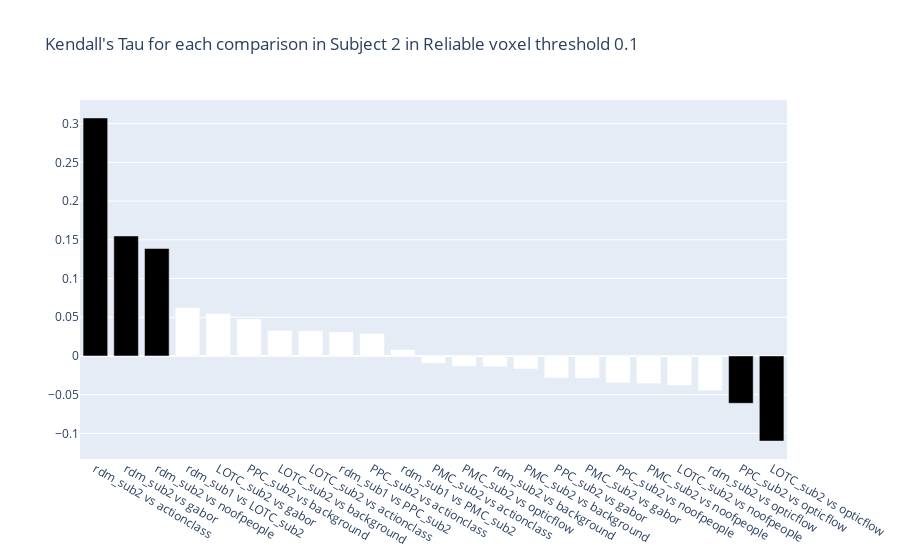

Notebook cell for this chart:
### Code cell
rdms = [rdm_sub2, LOTC_sub2, PPC_sub2, PMC_sub2]
rdm_names = ['rdm_sub2', 'LOTC_sub2', 'PPC_sub2', 'PMC_sub2']

# List of models
models = [opticflow, background, gabor, noofpeople, actionclass]
model_names = ['opticflow', 'background', 'gabor', 'noofpeople', 'actionclass']

df = pd.DataFrame(columns=['Comparison', 'Kendall\'s Tau', 'p-value'])
def get_upper_triangular(matrix):
    return squareform(matrix, checks=False)

for rdm, rdm_name in zip(rdms, rdm_names):
    if rdm_name!='rdm_sub1' and 'rdm_sub2' not in rdm_name:
        tau, p_value = kendalltau(get_upper_triangular(rdm_sub1), get_upper_triangular(rdm))
        df = df.append({
            'Comparison': f'rdm_sub1 vs {rdm_name}',
            'Kendall\'s Tau': tau,
            'p-value': p_value
        }, ignore_index=True)
    for model, model_name in zip(models, model_names):
        tau, p_value = kendalltau(get_upper_triangular(rdm), get_upper_triangular(model))
        df = df.append({
            'Comparison': f'{rdm_name} vs {model_name}',
            'Kendall\'s Tau': tau,
            'p-value': p_value
        }, ignore_index=True)

# Apply Bonferroni correction
_, pvals_corrected, _, _ = multipletests(df['p-value'], method='bonferroni')
df['p-value-corrected'] = pvals_corrected

df = df.sort_values('Kendall\'s Tau', ascending=False)

fig = go.Figure(data=[
    go.Bar(
        name='Kendall\'s Tau',
        x=df['Comparison'],
        y=df['Kendall\'s Tau'],
        hovertext=df['p-value-corrected'].apply(lambda p: f"p-value: {'<0.001' if p < 0.001 else ('<0.01' if p < 0.01 else f'{p:.2f}')}"),
        marker_color=df['p-value-corrected'].apply(lambda p: 'black' if p < 0.01 else 'white')
    )
])

# Change the bar mode
fig.update_layout(barmode='group', title_text='Kendall\'s Tau for each comparison in Subject 2 in Reliable voxel threshold 0.1')

fig.show()

### Figure 1 — Plotly figure (JSON) as saved in the notebook; plotly's stock layout.template omitted (floating-point values rounded to 4 significant figures)
{"data": [{"hovertext": ["p-value: <0.001", "p-value: <0.001", "p-value: <0.001", "p-value: 0.02", "p-value: 0.02", "p-value: 0.41", "p-value: 1.00", "p-value: 1.00", "p-value: 1.00", "p-value: 1.00", "p-value: 1.00", "p-value: 1.00", "p-value: 1.00", "p-value: 1.00", "p-value: 1.00", "p-value: 1.00", "p-value: 1.00", "p-value: 1.00", "p-value: 1.00", "p-value: 1.00", "p-value: 0.34", "p-value: <0.01", "p-value: <0.001"], "marker": {"color": ["black", "black", "black", "white", "white", "white", "white", "white", "white", "white", "white", "white", "white", "white", "white", "white", "white", "white", "white", "white", "white", "black", "black"]}, "name": "Kendall's Tau", "type": "bar", "x": ["rdm_sub2 vs actionclass", "rdm_sub2 vs gabor", "rdm_sub2 vs noofpeople", "rdm_sub1 vs LOTC_sub2", "LOTC_sub2 vs gabor", "PPC_sub2 vs background", "LOTC_sub2 vs background", "LOTC_sub2 vs actionclass", "rdm_sub1 vs PPC_sub2", "PPC_sub2 vs actionclass", "rdm_sub1 vs PMC_sub2", "PMC_sub2 vs actionclass", "PMC_sub2 vs opticflow", "rdm_sub2 vs background", "PMC_sub2 vs background", "PPC_sub2 vs gabor", "PMC_sub2 vs gabor", "PPC_sub2 vs noofpeople", "PMC_sub2 vs noofpeople", "LOTC_sub2 vs noofpeople", "rdm_sub2 vs opticflow", "PPC_sub2 vs opticflow", "LOTC_sub2 vs opticflow"], "y": [0.3074, 0.1549, 0.1388, 0.06256, 0.05476, 0.04763, 0.03283, 0.03247, 0.0311, 0.02909, 0.008268, -0.009349, -0.01334, -0.01392, -0.01679, -0.02854, -0.02868, -0.03477, -0.03577, -0.03791, -0.04476, -0.06112, -0.1099]}], "layout": {"barmode": "group", "title": {"text": "Kendall's Tau for each comparison in Subject 2 in Reliable voxel threshold 0.1"}}}
